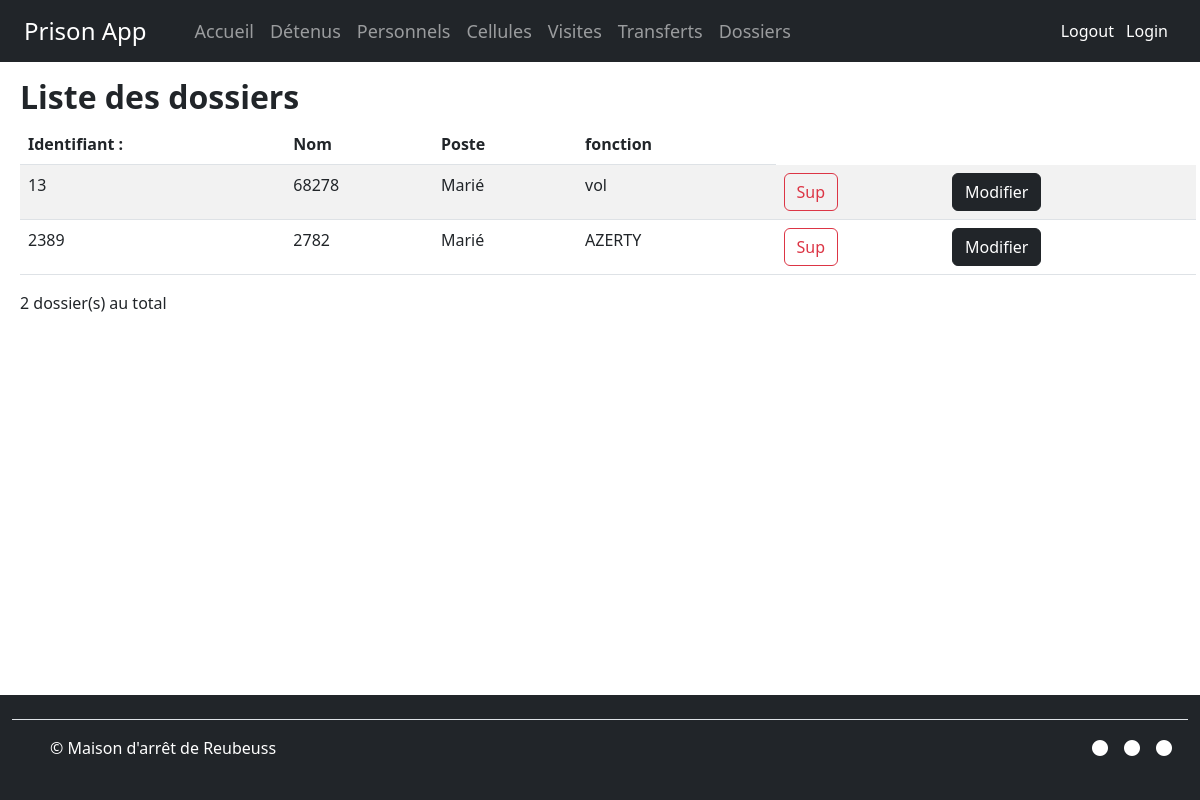
The app's page /dossier/action_dossier (signed in) with its own data.
### prisonApp/models.py (models this page shows, shortened)
class Dossiers(db.Model):
    id_dosser = db.Column(db.Integer, primary_key=True)
    numero_detenu = db.Column(db.Integer, db.ForeignKey('detenus.numero_detenu'), nullable=False)
    etat_civil = db.Column(db.Text, nullable=False)
    antecedant_judiciaire = db.Column(db.Text, nullable=False)

### prisonApp/views.py (the view)
@app.route("/dossier/action_dossier")
@personnel_l1_required
def action_dossier():
    data = Dossiers.query.all()
    message = session.pop('message', None)
    return render_template("dossier/action_dossier.html", data=data, message=message)

### prisonApp/views.py (called while the page is built)
def personnel_l1_required(f):
    @wraps(f)
    def decorated_function(*args, **kwargs):
        if 'user_id' not in session:
            return render_template('403.html')
        user = Users.query.get(session['user_id'])
        if user.id_role not in [1, 2, 3]:
            return render_template('403.html')
        return f(*args, **kwargs)
    return decorated_function

### prisonApp/templates/dossier/action_dossier.html (shortened to what this page needs)
{% extends 'base.html' %} {% block content %}
<div class="row">
  <h2><b>Liste des dossiers</b></h2>
</div>
<div class="tableau">
  <table class="table table-striped">
    <thead class="thead-dark">
      <tr>
        <th>Identifiant :</th>
        <th>Nom</th>
        <th>Poste</th>
        <th>fonction</th>
      </tr>
    </thead>
    {% for i in data %}
    <tr>
      <td>{{ i.id_dosser  }}</td>
      <td>{{ i.numero_detenu  }}</td>
      <td>{{ i.etat_civil  }}</td>
      <td>{{ i.antecedant_judiciaire  }}</td>
      <td>
        <form
          method="POST"
          action="{{ url_for('supprimer_dossier', id_dosser = i.id_dosser) }}"
        >
          <button type="submit" class="btn btn-outline-danger btn-delete">Sup</button>
        </form>
      </td>
      <td>
        <a
          href="/dossier/modification_dossier/{{i.id_dosser}}"
          class="text-decoration-none"
          ><button class="btn btn-dark">Modifier</button></a
        >
      </td>
    </tr>
    {% endfor %}
  </table>
  <div>
    <p>{{ data|length }} dossier(s) au total</p>
  </div>
  </div>
  {% endblock %}

### prisonApp/static/css/style.css (style rules this page uses)
body { display: flex; flex-direction: column; }
.tableau { margin-bottom: 150px !important; }

### records on screen
Dossiers: id_dosser "13", numero_detenu "68278", etat_civil "Marié", antecedant_judiciaire "vol"
Dossiers: id_dosser "2389", numero_detenu "2782", etat_civil "Marié", antecedant_judiciaire "AZERTY"

### other values on screen
{{ data|length }} "2"
